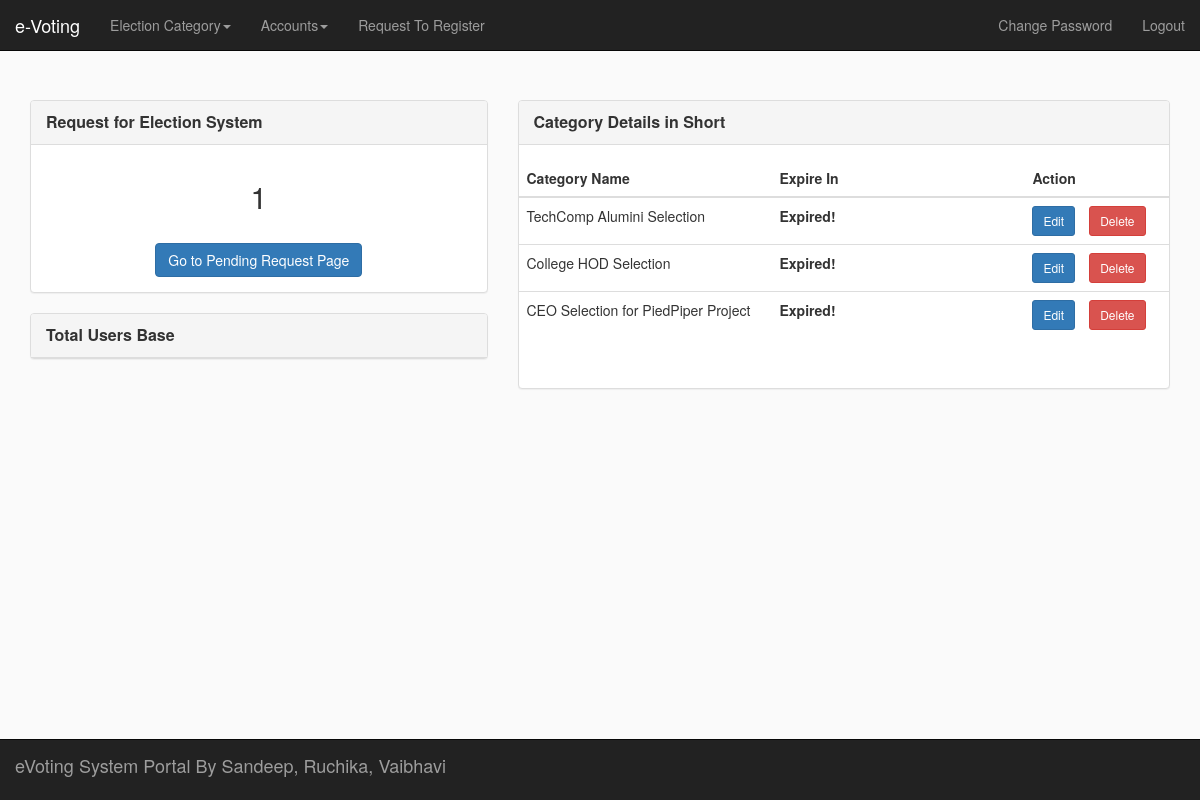
The page /admin (signed in) on the database its author committed.
### tables this page shows
CREATE TABLE `election_category` (
  `id` int(11) NOT NULL,
  `name` varchar(255) NOT NULL,
  `max_voter` int(11) NOT NULL,
  `adult_voter` varchar(10) NOT NULL DEFAULT 'No',
  `timestamp` timestamp NOT NULL DEFAULT current_timestamp(),
  `expire_timestamp` timestamp NOT NULL DEFAULT current_timestamp(),
  `vote_start_time` timestamp NOT NULL DEFAULT current_timestamp(),
  `vote_end_time` timestamp NOT NULL DEFAULT current_timestamp()
);

### includes/functions.php (called while the page is built, shortened)
<?php
function fetchData($table, $conidtion)
{
	global $db;
	$table = trim($table);
	$conidtion = trim($conidtion);
	$sql = "SELECT * FROM $table $conidtion";
	$result_set = $db->query($sql);
	if($result_set->rowCount())
	{
		return $result_set->fetchAll(PDO::FETCH_ASSOC);
	}
	return false;
}
function getRowCount($table, $condition)
{
	global $db;
	$table = trim($table);
	$sql = "SELECT COUNT(1) FROM $table $condition";
	$result = $db->query($sql);
	$count = $result->fetch()[0];
	return $count;
}
?>

### admin/index.php (the view, shortened to what this page needs)
<?php
require_once("nav.php");
$pending_request = getRowCount("request_to_register", "WHERE ac_status='Pending'");
?>
<div class="page-section">
	<div class="container">
		<div class="row">
			<div class="col-sm-5">
				<div class="panel panel-default">
					<div class="panel-heading">
						<div class="title">Request for Election System</div>
					</div>
					<div class="panel-body">
						<h2 class="text-center"><?php echo $pending_request?></h2><br/>
						<div class="col-md-12 text-center">
							<input type="button" id="singlebutton" name="singlebutton" class="btn btn-primary"  onclick="window.location='request_to_register.php';" value="Go to Pending Request Page">
						</div>
					</div>
				</div>
				<div class="panel panel-default">
					<div class="panel-heading">
						<div class="title">Total Users Base</div>
					</div>
				</div>
			</div>
			<div class="col-sm-7">
				<div class="panel panel-default">
					<div class="panel-heading">
						<div class="title">Category Details in Short</div>
					</div>
					<div class="panel-body">
						<form class="form-horizontal" action="<?php echo htmlspecialchars($_SERVER['PHP_SELF']); ?>" method="post" enctype="multipart/form-data">
						<div class="form-group">
								<table class="table ">
									<thead>
										<tr>
											<th width="35%">Category Name</th>
											<th width="35%">Expire In</th>
											<th width="20%">Action</th>
										</tr>
									</thead>
									<tbody>
										<?php if ($data = fetchData("election_category", "")) :
											$now = time();
											foreach ($data as $value) : ?>
												<tr>
													<?php
													$categoryID = $value["id"];
													$expire_timestamp = strtotime($value['expire_timestamp']);
													$time_difference = $expire_timestamp - $now;
													$days_left = floor($time_difference / ( 60 * 60 * 24));
													echo '<td>' . $value['name'] . '</td>';
													if($days_left > 0) {
														echo '<td><strong >'.$days_left.' day left</strong></td>';
													}else {
														echo '<td><strong>Expired!</strong></td>';
													}
													echo '<td><button type="submit" class="btn btn-primary btn-sm" name="edit' . $categoryID . '">Edit</button>&emsp;';
													echo '<button type="submit" class="btn btn-danger btn-sm" id="delete" name="delete' . $categoryID . '">Delete</button>';
													?>
												</tr>
										<?php endforeach;
										endif; ?>
									</tbody>
								</table>
							</div>
						</form>
					</div>
				</div>
			</div>
		</div>
	</div>
</div>
<?php
require_once("../includes/footer.php");
?>

### assets/css/style.css (style rules this page uses)
body { background-color: #fafafa; }
.page-section { margin-top: 100px; }
.title { font-size: 16px; font-weight: bold; }

### rows shown on the page
election_category: name "TechComp Alumini Selection", shows "Expired!"
election_category: name "College HOD Selection", shows "Expired!"
election_category: name "CEO Selection for PiedPiper Project", shows "Expired!"

### other values the page prints
$pending_request "1"
